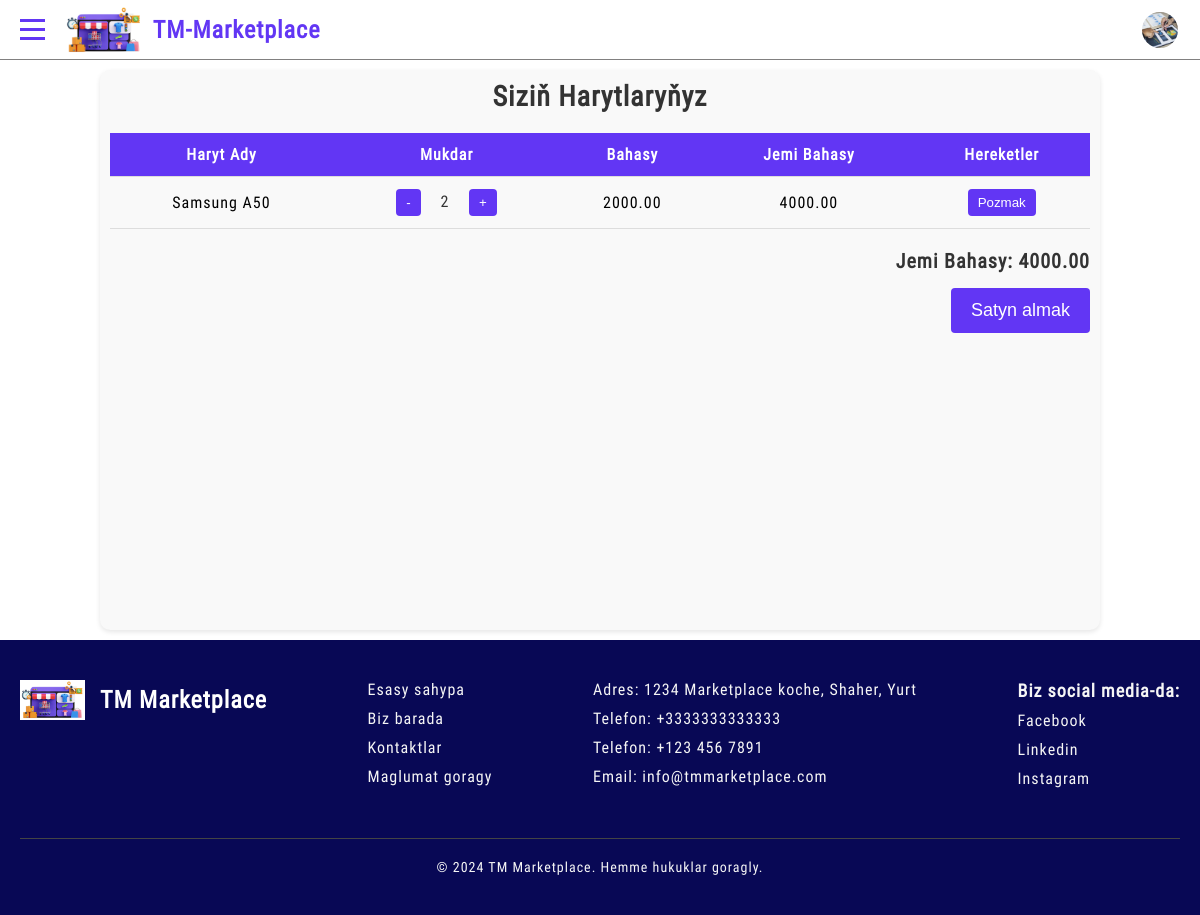
The page /cart/ (signed in) on the database its author committed.
### users/models.py (models this page shows, shortened)
class Profile(models.Model):
    USER_ROLE_TYPE = (
        ('Satyjy', 'Satyjy'),
        ('Alyjy', 'Alyjy'),
    )
    user = models.OneToOneField(User, on_delete=models.CASCADE, null=True, blank=True)
    email = models.EmailField(max_length=100, blank=True, null=True)
    profile_image = models.ImageField(blank=True, null=True, default='profiles/user-default.png', upload_to='profiles/')
    firstname = models.CharField(max_length=50, blank=True, null=True)
    lastname = models.CharField(max_length=50, blank=True, null=True)
    bio = models.TextField(blank=True, null=True)
    address = models.CharField(max_length=255, blank = True, null = True)
    phone = models.CharField(max_length=50)
    user_role = models.CharField(max_length=50, choices=USER_ROLE_TYPE, null=True, blank=True)
    start_time = models.TimeField(null=True, blank=True, default='06:00')
    finish_time = models.TimeField(null=True, blank=True, default='22:00')
    profile_visit = models.IntegerField(default=0)
    created = models.DateTimeField(auto_now_add=True)
    id= models.UUIDField(default=uuid.uuid4, primary_key=True, unique=True, editable=False)

### products/models.py (models this page shows, shortened)
class CartItem(models.Model):
    cart = models.ForeignKey(Cart, on_delete=models.CASCADE)
    product = models.ForeignKey(Product, on_delete=models.CASCADE)
    quantity = models.PositiveIntegerField(default=0)
    class Meta:
        unique_together = ('cart', 'product')
    def get_total_price(self):
        return self.quantity * self.product.price

class Product(models.Model):
    seller = models.ForeignKey(Profile, on_delete=models.SET_NULL, blank=True, null=True )
    product_name = models.CharField(max_length=50)
    description = models.TextField(null=True, blank=True)
    product_image = models.ImageField(null=True, blank=True, default='default.jpg')
    price = models.DecimalField(max_digits=10, decimal_places=2)
    stock_quantity = models.IntegerField(default = 0)
    category = models.ForeignKey(Category, on_delete=models.SET_NULL, null=True, blank=True) # taze pole
    created = models.DateTimeField(auto_now_add=True)
    id = models.UUIDField(default=uuid.uuid4, primary_key=True,
                          unique=True, editable=False)

class Cart(models.Model):
    user = models.ForeignKey(User, on_delete=models.CASCADE)
    created_at = models.DateTimeField(auto_now_add=True)
    is_active = models.BooleanField(default=True)
    def get_total_price(self):
        total = 0  # Начинаем с общей суммы, равной 0
        for item in self.cartitem_set.all():  # Проходим по всем товарам в корзине
            total += item.get_total_price()  # Добавляем к общей сумме цену каждого товара
        return total  # Возвращаем общую сумму всех товаров в корзине

### contacts/models.py (models this page shows, shortened)
class Contact(models.Model):
    address = models.CharField(max_length=255, null=True, blank=True)
    phone1 = models.CharField(max_length=15, null=True, blank=True)
    phone2 = models.CharField(max_length=15, null=True, blank=True)
    email = models.EmailField(null=True, blank=True)
    instagram = models.CharField(max_length=500, null=True, blank=True)
    facebook = models.CharField(max_length=500, null=True, blank=True)
    linkedin = models.CharField(max_length=500, null=True, blank=True)

### products/views.py (the view)
# urls.py: path('cart/', views.cart_items, name='cart-items'),
@login_required
def cart_items(request):
    cart, created = Cart.objects.get_or_create(user=request.user, is_active=True)
    cart_items = CartItem.objects.filter(cart=cart)
    context = {
        'cart_items': cart_items,
        'cart': cart,
    }
    return render(request, 'products/cart-items.html', context)

### contacts/kontakt_processor.py (called while the page is built)
def contact_info(request):
    return {
        'contacts':Contact.objects.first(),
    }

### templates/products/cart-items.html (shortened to what this page needs)
{% extends 'global/main.html' %}
{% load static %}
{% block content %}
<div class="cart-container">
    <h1>Siziň Harytlaryňyz</h1>
    {% if cart_items %}
        <table class="cart-table">
            <thead>
                <tr>
                    <th>Haryt Ady</th>
                    <th>Mukdar</th>
                    <th>Bahasy</th>
                    <th>Jemi Bahasy</th>
                    <th>Hereketler</th>
                </tr>
            </thead>
            <tbody>
                {% for item in cart_items %}
                <tr>
                    <td>{{ item.product.product_name }}</td>
                    <td>
                        <button class="subtract-btn" data-id="{{ item.product.id }}">-</button>
                        <span class="quantity">{{ item.quantity }}</span>
                        <button class="add-btn" data-id="{{ item.product.id }}">+</button>
                    </td>
                    <td>{{ item.product.price }}</td>
                    <td>{{ item.get_total_price }}</td>
                    <td>
                        <button class="remove-btn" data-id="{{ item.product.id }}">Pozmak</button>
                    </td>
                </tr>
                {% endfor %}
            </tbody>
        </table>
        <div class="cart-summary">
            <p>Jemi Bahasy: {{ cart.get_total_price }}</p>
            <button id="buy-btn">Satyn almak</button>
        </div>
    {% else %}
        <p>Siziň sebediňiz boş.</p>
    {% endif %}
</div>
{% endblock content %}

### templates/global/navbar.html (shortened to what this page needs)
{% load static %}
<div class="navbar">
    <div class="menu-toggle" id="menu-toggle">
        <span class="bar"></span>
        <span class="bar"></span>
        <span class="bar"></span>
    </div>
    <div class="logo-container">
        <a href="{% url 'products' %}" class="logo-link">
            <img src="{% static 'images/logo.png' %}" alt="Logo" class="logo">
            <p class="logo-txt">TM-Marketplace</p>
        </a>
    </div>
    <div class="user-icon-container">
        {% if request.user.is_authenticated %}
        <a href="{% url 'account' %}" class="user-icon-link">
            <img src="{{request.user.profile.profile_image.url}}" alt="User Icon" class="user-icon">
        </a>
        {% else %}
        <a href="{% url 'account' %}" class="user-icon-link">
            <img src="{% static 'images/user-icon.png' %}" alt="User Icon" class="user-icon">
        </a>
        {% endif %}
    </div>
</div>

### templates/global/footer.html
{% load static %}
<footer class="footer">
    <div class="footer-content">
        <div class="footer-logo">
            <img src="{% static 'images/logo.png' %}" alt="Logo" class="logo">
            <p class="footer-txt">TM Marketplace</p>
        </div>
        <div class="footer-links">
            <a href="#" class="footer-link">Esasy sahypa</a>
            <a href="{% url 'biz-barada' %}" class="footer-link">Biz barada</a>
            <a href="{% url 'kontaktlarymyz' %}" class="footer-link">Kontaktlar</a>
            <a href="#" class="footer-link">Maglumat goragy</a>
        </div>
      {% if contacts %}
        <div class="footer-contact">
            <p>Adres: {{contacts.address}}</p>
            <p>Telefon: {{contacts.phone1}}</p>
            <p>Telefon: {{contacts.phone2}}</p>
            <p>Email: {{contacts.email}}</p>
        </div>
        <div class="footer-social">
            <p>Biz social media-da:</p>
            <a href="{{contacts.facebook}}" class="social-link">Facebook</a>
            <a href="{{contacts.linkedin}}" class="social-link">Linkedin</a>
            <a href="{{contacts.instagram}}" class="social-link">Instagram</a>
        </div>
      {% else %}
        Kontaktlar gorkezilmedik
      {% endif %}
    </div>
    <div class="footer-bottom">
        <p>&copy; 2024 TM Marketplace. Hemme hukuklar goragly.</p>
    </div>
</footer>

### static/css/style.css (style rules this page uses)
* { box-sizing: border-box; margin: 0; padding: 0; }
body { font-family: 'Roboto Condensed', sans-serif; letter-spacing: 1px; }
.navbar { display: flex; align-items: center; height: 60px; border-bottom: 1px solid #818080; padding: 0 20px; position: relative; }
.logo-container { display: flex; align-items: center; }
.logo-link { display: flex; align-items: center; text-decoration: none; }
.logo { height: 48px; margin-right: 10px; }
.logo-txt { font-size: 24px; color: #6236f4; font-weight: bold; }
.menu-toggle { display: flex; cursor: pointer; flex-direction: column; justify-content: center; align-items: center; margin-right: 20px; }
.menu-toggle .bar { width: 25px; height: 3px; background-color: #6236f4; margin: 3px 0; }
.user-icon-container { margin-left: auto; display: flex; align-items: center; }
.user-icon-link { display: flex; align-items: center; text-decoration: none; margin-left: 20px; }
.user-icon { height: 40px; width: 40px; object-fit: cover; border-radius: 50%; border: 2px solid transparent; background-color: #fff; transition: background-color 0.3s, border-color 0.3s; }
.cart-container { max-width: 1000px; min-height: 70vh; margin: 10px auto; padding: 10px; background-color: #f9f9f9; border-radius: 10px; box-shadow: 0 2px 5px rgba(0, 0, 0, 0.1); }
.cart-container h1 { text-align: center; margin-bottom: 20px; font-size: 28px; color: #333; }
.cart-table { width: 100%; border-collapse: collapse; margin-bottom: 20px; }
.cart-table thead { background-color: #6236f4; color: #fff; }
.cart-table th, .cart-table td { padding: 12px 7px; text-align: center; border-bottom: 1px solid #ddd; }
.cart-table th { font-weight: bold; }
.subtract-btn, .add-btn, .remove-btn { background-color: #6236f4; color: #fff; border: none; padding: 6px 10px; border-radius: 4px; cursor: pointer; transition: background-color 0.3s ease; }
.quantity { display: inline-block; padding: 0 15px; font-size: 16px; color: #333; }
.cart-summary { text-align: right; font-size: 20px; font-weight: bold; margin-bottom: 20px; }
.cart-summary p { margin: 0; color: #333; }
#buy-btn { background-color: #6236f4; color: #fff; border: none; margin-top: 15px; padding: 12px 20px; border-radius: 4px; cursor: pointer; font-size: 18px; transition: background-color 0.3s ease; }
.footer { background-color: rgb(8, 8, 85); color: #f5f5f5; padding: 40px 20px; }
.footer-content { display: flex; justify-content: space-between; align-items: flex-start; flex-wrap: wrap; }
.footer-logo { display: flex; align-items: center; margin-bottom: 20px; }
.footer-logo .logo { height: 40px; margin-right: 15px; }
.footer-txt { font-size: 24px; font-weight: bold; color: #ffffff; }
.footer-links, .footer-social, .footer-contact { margin-bottom: 20px; }
.footer-links, .footer-social { display: flex; flex-direction: column; }
.footer-contact p { margin-bottom: 10px; font-size: 16px; }
.footer-link, .social-link { color: #f5f5f5; text-decoration: none; margin-bottom: 10px; font-size: 16px; transition: color 0.3s; }
.footer-social p { font-size: 18px; margin-bottom: 10px; font-weight: bold; }
.footer-bottom { text-align: center; margin-top: 20px; border-top: 1px solid #444; padding-top: 20px; font-size: 14px; }

### rows shown on the page
CartItem: product.product_name "Samsung A50", quantity "2", product.price "2000.00", get_total_price "4000.00"
Cart: get_total_price "4000.00"
Contact: address "1234 Marketplace koche, Shaher, Yurt", phone1 "+3333333333333", phone2 "+123 456 7891", email "info@tmmarketplace.com"
